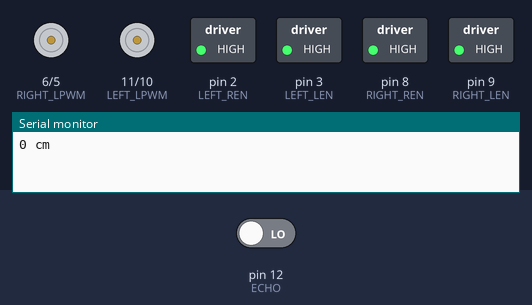
Recording of a sketch running on a simulated Arduino Uno, built with avr-gcc and run on an emulated ATmega328P. On the bench: motor-driver pin pairs drawn as motors (green arrow = first pin HIGH = forward, orange = second pin HIGH = backward, longer = more drive), switched loads named in the sketch (green lamp = pin HIGH), the last lines printed to the serial monitor. The inputs (shaded band) are chosen by the test bench; at power-on: pin 12 (ECHO) LOW. Pins used as bus, display or sensor lines are not drawn.

Above: at 3.6 s.
At 7.8 s:
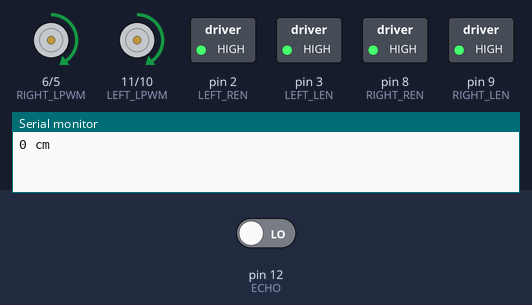
At 9.2 s:
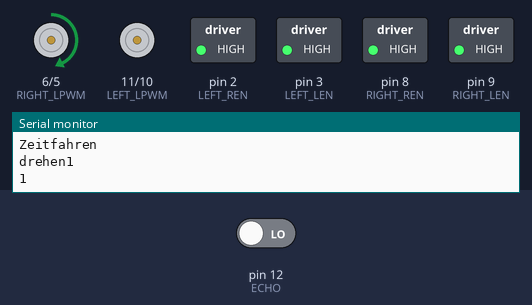
At 10.9 s:
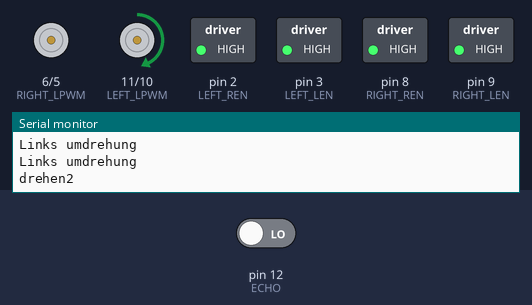
Timing chart, 0 to 13.5 s (numbered marks = the images above):
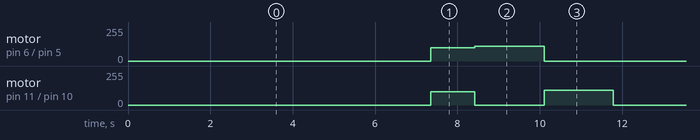

Measured:
- by itself, motor on pin 6 (RIGHT_LPWM) / pin 5 (RIGHT_RPWM): repeats every 11.8 s: forward 110/255 1.7 s, stopped 9.0 s, forward 100/255 1.1 s
- by itself, motor on pin 11 (LEFT_LPWM) / pin 10 (LEFT_RPWM): stopped → forward 100/255 at 7.3 s, → stopped 1.1 s later, → forward 110/255 1.7 s later, → stopped 1.7 s later, … (44 changes in this stretch)

The sketch:

Micronova_Christoph_Edition.ino
```cpp
#include <Arduino.h>

#define RIGHT_RPWM 5
#define RIGHT_LPWM 6
#define RIGHT_REN 8
#define RIGHT_LEN 9

#define LEFT_RPWM 10
#define LEFT_LPWM 11
#define LEFT_REN 2
#define LEFT_LEN 3
#define LED_PIN 4

#define TRIGGER 13
#define ECHO 12

int outLeft;
int outRight;
long dauer=0;
long entfernung=0;
int Zeitfahren=0;
int umdrehungZeit=840;
int umdrehungSpeed=110;
int Logic=0;

void ledAn() {
  digitalWrite(LED_PIN, LOW);
}
void ledAus() {
  digitalWrite(LED_PIN, HIGH);
}

void motorAnsteuern() {
  analogWrite(RIGHT_LPWM,outRight);
  analogWrite(RIGHT_RPWM,0);
  analogWrite(LEFT_LPWM,outLeft);
  analogWrite(LEFT_RPWM,0);
}

void fahrenBeide() {
    outLeft = 100;
    outRight = 100;
    motorAnsteuern();
}

void stehenbleiben() {
  outLeft = 0;
  outRight = 0;
  motorAnsteuern();
}

void halbUmdrehungRechts() { //Quasi 90* Drehung nach rechts
    outLeft = umdrehungSpeed;
    outRight = 0;
    motorAnsteuern();
    delay(umdrehungZeit);
    outLeft = 0;
    motorAnsteuern();
    Serial.println("Rechts umdrehung");
}
void halbUmdrehungLinks() { //Quasi 90* Drehung nach links
    outLeft = 0;
    outRight = umdrehungSpeed;
    motorAnsteuern();
    delay(umdrehungZeit);
    outRight = 0;
    motorAnsteuern();
    Serial.println("Links umdrehung");
}

void entfernungmessen(){
    digitalWrite(TRIGGER, LOW);


    delay(5);
    digitalWrite(TRIGGER, HIGH);

    delay(10);
    digitalWrite(TRIGGER, LOW);

    dauer = pulseIn(ECHO, HIGH);

    entfernung = (dauer/2) / 29.1;

        Serial.print(entfernung);
        Serial.println(" cm");

    delay(30);
}

void setup(){
    Serial.begin(9600);
    pinMode(TRIGGER, OUTPUT);
    pinMode(ECHO, INPUT);
    pinMode(RIGHT_RPWM,OUTPUT);
    pinMode(RIGHT_LPWM,OUTPUT);
    pinMode(RIGHT_LEN,OUTPUT);
    pinMode(RIGHT_REN,OUTPUT);
    digitalWrite(RIGHT_REN,HIGH);
    digitalWrite(RIGHT_LEN,HIGH);

    pinMode(LEFT_RPWM,OUTPUT);
    pinMode(LEFT_LPWM,OUTPUT);
    pinMode(LEFT_LEN,OUTPUT);
    pinMode(LEFT_REN,OUTPUT);
    digitalWrite(LEFT_REN,HIGH);
    digitalWrite(LEFT_LEN,HIGH);

    outLeft = 100;
    outRight = 100;
}

void loop() {
    entfernungmessen();
    if(entfernung <= 20) {
        for (int y = 0; y <= 20; y++) {
            delay(300);
        }
        fahrenBeide();
        while (Logic < 1) {
            Zeitfahren++;
            entfernungmessen();
            if (entfernung <= 20) {
                Logic = 1;
                Serial.println("Handerkannt");
            }
            Serial.println("Zeitfahren");
            delay(30);
        }
        Serial.println("drehen1");
        Serial.println(Zeitfahren);
        halbUmdrehungLinks(),
        halbUmdrehungLinks();
        fahrenBeide();
        for (int i = entfernung; i > 1; i--) {
            Serial.println("fahrezurueck");
            delay(30);
        }
        Serial.println("drehen2");
        stehenbleiben();
        halbUmdrehungRechts();
        halbUmdrehungRechts(),
        stehenbleiben();
        Serial.println("Fertig!");
        Logic = 0;
    }

}
```
